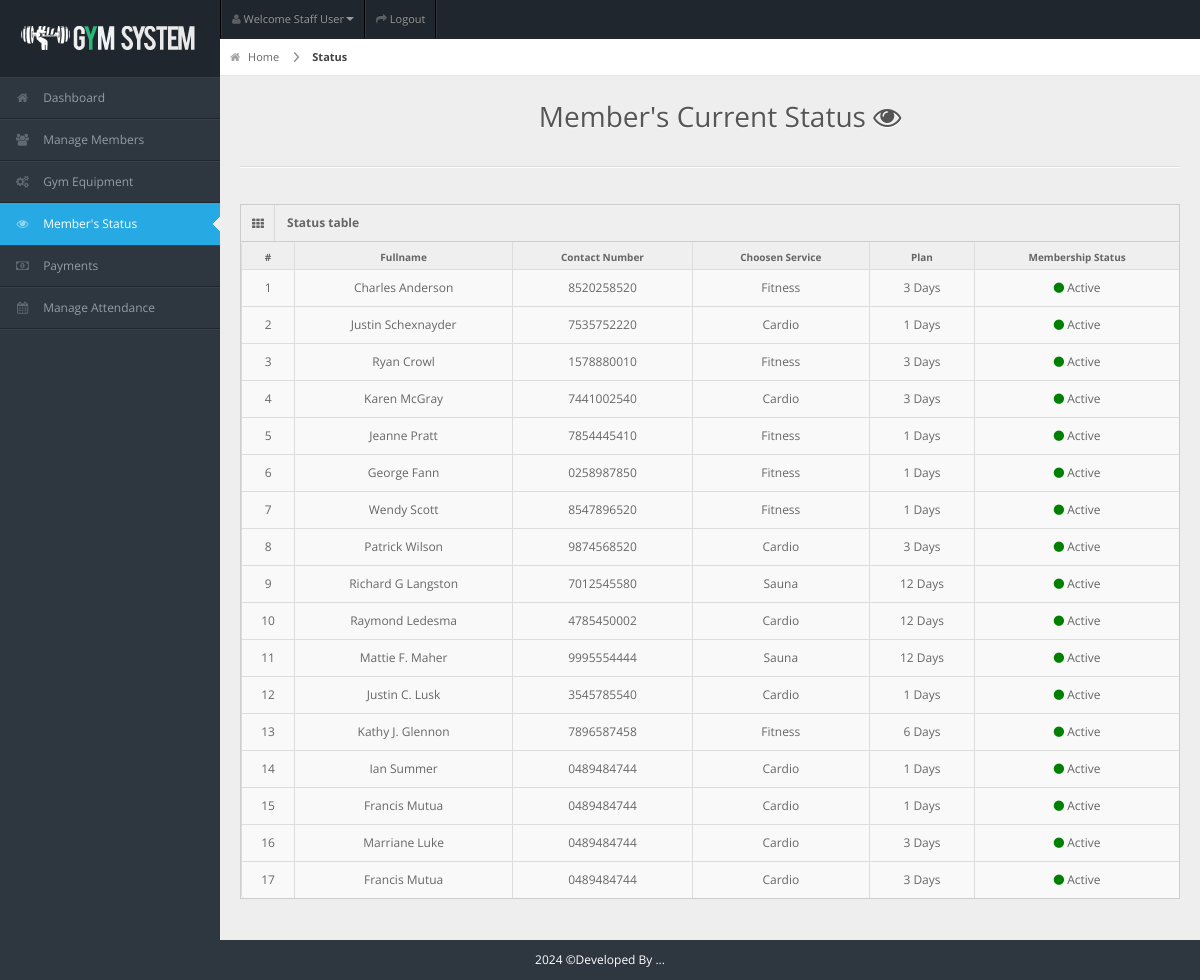
Page /staff/staff-pages/member-status.php (signed in) on the committed database.
### tables this page shows
CREATE TABLE `members` (
  `user_id` int(11) NOT NULL,
  `fullname` varchar(20) NOT NULL,
  `username` varchar(20) NOT NULL,
  `password` varchar(100) NOT NULL,
  `gender` varchar(20) NOT NULL,
  `dor` date NOT NULL,
  `services` varchar(50) NOT NULL,
  `amount` int(11) NOT NULL,
  `paid_date` date NOT NULL,
  `p_year` int(11) NOT NULL,
  `plan` varchar(100) NOT NULL,
  `address` varchar(20) NOT NULL,
  `contact` varchar(10) NOT NULL,
  `status` varchar(20) NOT NULL DEFAULT 'Active',
  `attendance_count` int(11) DEFAULT 0,
  `ini_weight` int(11) NOT NULL DEFAULT 0,
  `curr_weight` int(11) NOT NULL DEFAULT 0,
  `ini_bodytype` varchar(50) DEFAULT '',
  `curr_bodytype` varchar(50) DEFAULT '',
  `progress_date` date DEFAULT NULL,
  `reminder` int(11) NOT NULL DEFAULT 0
);

### staff/staff-pages/member-status.php (the view, shortened to what this page needs)
<!DOCTYPE html>
<html lang="en">
<head>
<link rel="stylesheet" href="../css/bootstrap.min.css" />
<link rel="stylesheet" href="../css/bootstrap-responsive.min.css" />
<link rel="stylesheet" href="../css/fullcalendar.css" />
<link rel="stylesheet" href="../css/matrix-style.css" />
<link rel="stylesheet" href="../css/matrix-media.css" />
<link href="../font-awesome/css/font-awesome.css" rel="stylesheet" />
<link rel="stylesheet" href="../css/jquery.gritter.css" />
</head>
<body>
<div id="header">
  <h1><a href="dashboard.html">Gym</a></h1>
</div>
<?php include '../includes/header.php'?>
<?php $page="membersts"; include '../includes/sidebar.php'?>
<div id="content">
  <div id="content-header">
    <div id="breadcrumb"> <a href="index.php" title="Go to Home" class="tip-bottom"><i class="icon-home"></i> Home</a> <a href="member-status.php" class="current">Status</a> </div>
    <h1 class="text-center">Member's Current Status <i class="icon icon-eye-open"></i></h1>
  </div>
  <div class="container-fluid">
    <hr>
    <div class="row-fluid">
      <div class="span12">
      <div class='widget-box'>
          <div class='widget-title'> <span class='icon'> <i class='icon-th'></i> </span>
            <h5>Status table</h5>
          </div>
          <div class='widget-content nopadding'>
	  <?php
      $qry="select * from members";
      $cnt =1;
        $result=mysqli_query($conn,$qry);
          echo"<table class='table table-bordered table-striped'>
              <thead>
                <tr>
                  <th>#</th>
                  <th>Fullname</th>
                  <th>Contact Number</th>
                  <th>Choosen Service</th>
                  <th>Plan</th>
                  <th>Membership Status</th>
                </tr>
              </thead>";
            while($row=mysqli_fetch_array($result)){ ?>
           <tbody>
               <td><div class='text-center'><?php echo $cnt;?></div></td>
                <td><div class='text-center'><?php echo $row['fullname'];?></div></td>
                <td><div class='text-center'><?php echo $row['contact'];?></div></td>
                <td><div class='text-center'><?php echo $row['services'];?></div></td>
                <td><div class='text-center'><?php echo $row['plan'];?> Days</div></td>
                <td><div class='text-center'><?php if( $row['status'] == 'Active' ){ echo '<i class="icon icon-circle" style="color:green;"></i> Active';} else { echo '<i class="icon icon-circle" style="color:red;"></i> Expired';}?></div></td>
              </tbody>
              <?php $cnt++;  }
            ?>
            </table>
          </div>
        </div>
      </div>
    </div>
  </div>
</div>
<div class="row-fluid">
  <div id="footer" class="span12"> <?php echo date("Y");?> &copy;Developed By ...</a> </div>
</div>
</body>
</html>

### staff/css/matrix-style.css (style rules this page uses)
* { outline: none !important; -moz-outline: none !important; }
html, body { height: 100%; }
body { overflow-x: hidden; margin-top: -10px; font-family: "Open Sans", sans-serif; font-size: 12px; color: #666; }
a { color: #666; }
select, textarea, input[type="text"], input[type="password"], input[type="datetime"], input[type="datetime-local"], input[type="date"], input[type="month"], input[type="time"], input[type="week"], input[type="number"], input[type="email"], input[type="url"], input[type="search"], input[type="tel"], input[type="color"], .uneditable-input, .label, .dropdown-menu, .btn, .well, .progress, .table-bordered, .btn-group > .btn:first-child, .btn-group > .btn:last-child, .btn-group > .btn:last-child, .btn-group > .dropdown-toggle, .alert { border-radius: 0px; }
#footer { padding: 10px; text-align: center; }
hr { border-top-color: #dadada; }
#header { height: 77px; position: relative; width: 100%; z-index: -9; }
#header h1 { background: url("../img/icontest3.png") no-repeat scroll 0 0 transparent; height: 31px; left: 20px; line-height: 600px; overflow: hidden; position: relative; top: 26px; width: 191px; }
#header h1 a { display: block; }
#content { background: none repeat scroll 0 0 #eeeeee; margin-left: 220px; margin-right: 0; padding-bottom: 25px; position: relative; min-height: 100%; width: auto; }
#content-header { position: abslute; width: 100%; margin-top: -38px; z-index: 20; }
#content-header h1 { color: #555555; font-size: 28px; font-weight: normal; float: none; text-shadow: 0 1px 0 #ffffff; margin-left: 20px; position: relative; }
#content-header h1, #content-header .btn-group { margin-top: 20px; }
#breadcrumb { background-color: #fff; border-bottom: 1px solid #e3ebed; }
#breadcrumb a { padding: 8px 20px 8px 10px; display: inline-block; background-image: url("../img/breadcrumb.png"); background-position: center right; background-repeat: no-repeat; font-size: 11px; color: #666666; }
#breadcrumb a:last-child { background-image: none; }
#breadcrumb a.current { font-weight: bold; color: #444444; }
#breadcrumb a i { margin-right: 5px; opacity: 0.6; }
.widget-box { background: none repeat scroll 0 0 #f9f9f9; border-left: 1px solid #cdcdcd; border-top: 1px solid #cdcdcd; border-right: 1px solid #cdcdcd; clear: both; margin-top: 16px; margin-bottom: 16px; position: relative; }
.widget-title, .modal-header, .table th, div.dataTables_wrapper .ui-widget-header { background: #efefef; border-bottom: 1px solid #cdcdcd; height: 36px; }
.widget-title span.icon { padding: 9px 10px 7px 11px; float: left; border-right: 1px solid #dadada; }
.widget-title h5 { color: #666; float: left; font-size: 12px; font-weight: bold; padding: 12px; line-height: 12px; margin: 0; }
.widget-content { padding: 15px; border-bottom: 1px solid #cdcdcd; }
.table th { height: auto; font-size: 10px; padding: 5px 10px 2px; border-bottom: 0; text-align: center; color: #666666; }
.nopadding { padding: 0 !important; }
.nopadding .table { margin-bottom: 0; }
.nopadding .table-bordered { border: 0; }

### staff/css/matrix-media.css (style rules this page uses)
body { background:#2E363F; }
#header { background-color: #1f262d; margin-top:10px; }

### staff/staff-pages/member-status.php (style rules this page uses)
#footer { color: white; }

### rows in the picture
members: fullname "Charles Anderson", contact "8520258520", services "Fitness", plan "3", status "Active" (drawn)
members: fullname "Justin Schexnayder", contact "7535752220", services "Cardio", plan "1", status "Active" (drawn)
members: fullname "Ryan Crowl", contact "1578880010", services "Fitness", plan "3", status "Active" (drawn)
members: fullname "Karen McGray", contact "7441002540", services "Cardio", plan "3", status "Active" (drawn)
members: fullname "Jeanne Pratt", contact "7854445410", services "Fitness", plan "1", status "Active" (drawn)
members: fullname "George Fann", contact "0258987850", services "Fitness", plan "1", status "Active" (drawn)
members: fullname "Wendy Scott", contact "8547896520", services "Fitness", plan "1", status "Active" (drawn)
members: fullname "Patrick Wilson", contact "9874568520", services "Cardio", plan "3", status "Active" (drawn)
members: fullname "Richard G Langston", contact "7012545580", services "Sauna", plan "12", status "Active" (drawn)
members: fullname "Raymond Ledesma", contact "4785450002", services "Cardio", plan "12", status "Active" (drawn)
members: fullname "Mattie F. Maher", contact "9995554444", services "Sauna", plan "12", status "Active" (drawn)
members: fullname "Justin C. Lusk", contact "3545785540", services "Cardio", plan "1", status "Active" (drawn)
members: fullname "Kathy J. Glennon", contact "7896587458", services "Fitness", plan "6", status "Active" (drawn)
members: fullname "Ian Summer", contact "0489484744", services "Cardio", plan "1", status "Active" (drawn)
members: fullname "Francis Mutua", contact "0489484744", services "Cardio", plan "1", status "Active" (drawn)
members: fullname "Marriane Luke", contact "0489484744", services "Cardio", plan "3", status "Active" (drawn)
members: fullname "Francis Mutua", contact "0489484744", services "Cardio", plan "3", status "Active" (drawn)
